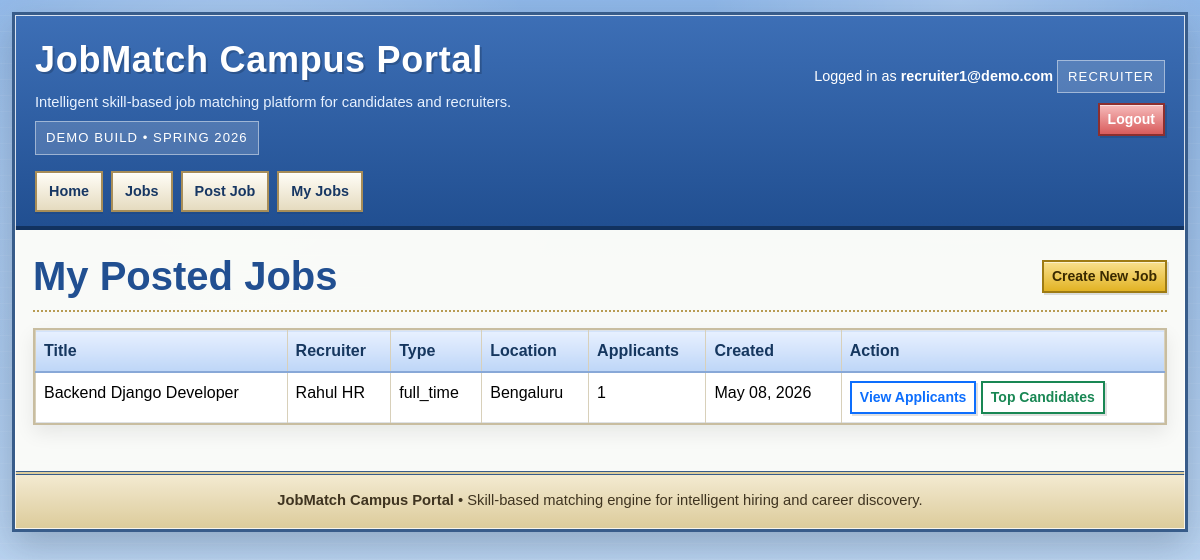
The page /jobs/my/ (signed in) on the database its author committed.
### accounts/models.py (models this page shows, shortened)
class User(AbstractBaseUser, PermissionsMixin):
    email = models.EmailField(unique=True)
    is_active = models.BooleanField(default=True)
    is_staff = models.BooleanField(default=False)
    objects = UserManager()
    USERNAME_FIELD = "email"
    REQUIRED_FIELDS = []

### jobs/models.py (models this page shows, shortened)
class Job(models.Model):
    company = models.ForeignKey(Company, on_delete=models.PROTECT)
    created_by = models.ForeignKey(RecruiterProfile, null=True, blank=True, on_delete=models.SET_NULL)
    title = models.CharField(max_length=150, null=False)
    description = models.TextField()
    job_choice = [
        ('remote','Remote'),
        ('full_time','Full Time')
    ]
    job_type = models.CharField(max_length=20, choices=job_choice, default='full_time')
    location = models.CharField(max_length=100)
    salary_min = models.PositiveIntegerField(null=True, blank=True)
    salary_max = models.PositiveIntegerField(null=True, blank=True)
    application_deadline = models.DateField(null=True, blank=True)
    is_active = models.BooleanField(default=True)
    created_at = models.DateTimeField(auto_now_add=True)
    updated_at = models.DateTimeField(auto_now=True)
    class Meta:
        ordering = ['-created_at']
        indexes = [
            models.Index(fields=['company']),
            models.Index(fields=['created_by']),
            models.Index(fields=['is_active']),
            models.Index(fields=['created_at']),
        ]

### companies/models.py (models this page shows, shortened)
class RecruiterProfile(models.Model):
    user = models.OneToOneField(User, on_delete=models.CASCADE)
    name = models.CharField(max_length=50)
    company = models.ForeignKey(Company, on_delete=models.CASCADE)
    phone = models.CharField(max_length=20, blank=True)
    is_active = models.BooleanField(default=True)
    class Meta:
        ordering = ["name"]
        indexes = [
            models.Index(fields=["user"]),
            models.Index(fields=["company"]),
        ]

### jobs/views.py (the view)
# urls.py: path("jobs/my/", views.recruiter_jobs, name="recruiter_jobs"),
@login_required
@recruiter_required
def recruiter_jobs(request):
    recruiter = request.recruiter_profile
    jobs = (
        Job.objects.filter(created_by=recruiter)
        .select_related("company")
        .order_by("-created_at")
        .annotate(applicant_count=Count("jobapplication"))
    )
    return render(request, "jobs/recruiter_jobs.html", {"jobs": jobs})

### accounts/context_processors.py (called while the page is built)
def current_user_role(request):
    role = None
    if request.user.is_authenticated:
        if RecruiterProfile.objects.filter(user=request.user).exists():
            role = "recruiter"
        elif CandidateProfile.objects.filter(user=request.user).exists():
            role = "candidate"
    return {"current_user_role": role}

### jobs/templates/jobs/recruiter_jobs.html (shortened to what this page needs)
{% extends "base.html" %}
{% block content %}
<div class="page-title d-flex justify-content-between align-items-center flex-wrap gap-2">
    <h1>My Posted Jobs</h1>
    <a href="{% url 'create_job' %}" class="btn btn-primary btn-sm">Create New Job</a>
</div>
{% if jobs %}
    <div class="panel">
        <div class="table-responsive">
        <table class="table table-bordered mb-0">
            <thead>
                <tr>
                    <th>Title</th>
                    <th>Recruiter</th>
                    <th>Type</th>
                    <th>Location</th>
                    <th>Applicants</th>
                    <th>Created</th>
                    <th>Action</th>
                </tr>
            </thead>
            <tbody>
                {% for job in jobs %}
                    <tr>
                        <td>{{ job.title }}</td>
                        <td>{{ job.created_by.name }}</td>
                        <td>{{ job.job_type }}</td>
                        <td>{{ job.location }}</td>
                        <td>{{ job.applicant_count|default:0 }}</td>
                        <td>{{ job.created_at|date:"M d, Y" }}</td>
                        <td>
                            <a href="{% url 'job_applicants' job.id %}" class="btn btn-sm btn-outline-primary">View Applicants</a>
                            <a href="{% url 'job_matches' job.id %}" class="btn btn-sm btn-outline-success">Top Candidates</a>
                        </td>
                    </tr>
                {% endfor %}
            </tbody>
        </table>
        </div>
    </div>
{% else %}
    <div class="alert alert-info">You have not posted any jobs yet.</div>
{% endif %}
{% endblock %}

### templates/base.html (shortened to what this page needs)
<!doctype html>
<html lang="en">
<head>
    <link href="https://cdn.jsdelivr.net/npm/bootstrap@5.3.3/dist/css/bootstrap.min.css" rel="stylesheet">
</head>
<body>
    <div class="site-shell">
        <header class="masthead">
            <div class="brand-row">
                <div>
                    <div class="brand-title">JobMatch Campus Portal</div>
                    <div class="brand-tagline">Intelligent skill-based job matching platform for candidates and recruiters.</div>
                    <div class="status-chip">Demo build • Spring 2026</div>
                </div>
                <div class="masthead-tools">
                    {% if user.is_authenticated %}
                        Logged in as <strong>{{ user.email }}</strong>
                        {% if current_user_role %}
                            <div class="status-chip" style="margin-top: 8px;">{{ current_user_role|upper }}</div>
                        {% endif %}
                    {% else %}
                        Guest access enabled
                    {% endif %}
                    <div class="toolbar">
                        {% if user.is_authenticated %}
                            <a href="{% url 'logout' %}" class="btn btn-danger btn-sm">Logout</a>
                        {% else %}
                            <a href="{% url 'login' %}" class="btn btn-primary btn-sm">Login</a>
                            <a href="{% url 'register' %}" class="btn btn-info btn-sm">Register</a>
                        {% endif %}
                    </div>
                </div>
            </div>
            <nav class="top-nav" aria-label="Primary">
                <a href="{% url 'home' %}">Home</a>
                <a href="{% url 'job_list' %}">Jobs</a>
                {% if user.is_authenticated %}
                    {% if current_user_role == 'candidate' %}
                        <a href="{% url 'candidate_skills' %}">My Skills</a>
                        <a href="{% url 'applied_jobs' %}">Applied Jobs</a>
                    {% elif current_user_role == 'recruiter' %}
                        <a href="{% url 'create_job' %}">Post Job</a>
                        <a href="{% url 'recruiter_jobs' %}">My Jobs</a>
                    {% endif %}
                {% else %}
                    <a href="{% url 'register_candidate' %}">Candidate Sign-up</a>
                    <a href="{% url 'register_recruiter' %}">Recruiter Sign-up</a>
                {% endif %}
            </nav>
        </header>
        <main class="content-wrap">
            {% block content %}{% endblock %}
        </main>
        <footer>
            <strong>JobMatch Campus Portal</strong> • Skill-based matching engine for intelligent hiring and career discovery.
        </footer>
    </div>
</body>
</html>

### templates/base.html (style rules this page uses)
:root { --ink: #1d2a35; --navy: #204a87; --sky: #d7e7ff; --panel: #fffdf5; --panel-edge: #c8bda0; --accent: #f4b400; --accent-2: #d94f4f; --shadow: rgba(27, 44, 61, 0.25); }
* { box-sizing: border-box; }
body { margin: 0; font-family: Verdana, Arial, Helvetica, sans-serif; color: var(--ink); background: radial-gradient(circle at 20% 20%, rgba(255,255,255,0.35), transparent 28%), radial-gradient(circle at 80% 0%, rgba(255,255,255,0.25), transparent 20%), linear-gradient(180deg, #8fb7e8 0%, #cde1f6 100%); background-attachment: fixed; line-height: 1.5; }
body::before { content: ""; position: fixed; inset: 0; pointer-events: none; background-image: linear-gradient(transparent 0 96%, rgba(255,255,255,0.18) 96% 100%); background-size: 100% 16px; opacity: 0.35; }
a { color: #214f91; }
.site-shell { width: min(1180px, calc(100% - 24px)); margin: 12px auto 28px; border: 3px solid #385c8a; background: rgba(252, 252, 248, 0.96); box-shadow: 0 14px 34px var(--shadow); position: relative; }
.site-shell::before { content: ""; position: absolute; inset: 0; pointer-events: none; border: 1px solid rgba(255,255,255,0.8); }
.masthead { padding: 18px 20px 14px; background: linear-gradient(180deg, #3d6fb6 0%, #214f91 100%); color: #fff; border-bottom: 4px solid #12325f; }
.brand-row { display: flex; justify-content: space-between; gap: 16px; align-items: center; flex-wrap: wrap; }
.brand-title { font-size: clamp(1.8rem, 3vw, 2.8rem); font-weight: 800; letter-spacing: 0.02em; text-shadow: 2px 2px 0 rgba(0,0,0,0.18); }
.brand-tagline { margin-top: 4px; font-size: 0.92rem; color: #e8f2ff; }
.status-chip { display: inline-block; padding: 6px 10px; margin-top: 8px; border: 1px solid rgba(255,255,255,0.45); background: rgba(255,255,255,0.16); font-size: 0.82rem; text-transform: uppercase; letter-spacing: 0.08em; }
.top-nav { display: flex; flex-wrap: wrap; gap: 8px; margin-top: 16px; }
.top-nav a { text-decoration: none; color: #173763; background: linear-gradient(180deg, #fffdf7, #e5dbbf); border: 2px solid #a78d58; padding: 8px 12px; font-size: 0.9rem; font-weight: 700; box-shadow: inset 0 1px 0 #fff, 0 2px 0 rgba(0,0,0,0.08); }
.masthead-tools { text-align: right; font-size: 0.9rem; }
.toolbar { display: flex; gap: 8px; justify-content: flex-end; flex-wrap: wrap; margin-top: 10px; }
.btn, .btn-primary, .btn-success, .btn-warning, .btn-danger, .btn-info, .btn-outline-secondary, .btn-outline-primary, .btn-outline-success, .btn-outline-danger { border-radius: 0 !important; border-width: 2px !important; font-weight: 700 !important; box-shadow: inset 0 1px 0 rgba(255,255,255,0.55), 2px 2px 0 rgba(0,0,0,0.12); text-transform: none; }
.btn-primary, .btn-success, .btn-warning, .btn-danger, .btn-info { color: #fff !important; }
.btn-primary { background: linear-gradient(180deg, #f9e08c, #e2b324); border-color: #9e7b13 !important; color: #3a2a00 !important; }
.btn-danger { background: linear-gradient(180deg, #f6bbbb, #d95c5c); border-color: #8c2f2f !important; }
.content-wrap { padding: 18px 18px 28px; }
.panel { background: var(--panel); border: 2px solid var(--panel-edge); box-shadow: inset 0 1px 0 #fff, 0 8px 18px rgba(0,0,0,0.08); margin-bottom: 18px; }
.card, .list-group-item, .table, .form-control, .form-select, textarea, input[type="text"], input[type="email"], input[type="password"], input[type="number"], select { border-radius: 0 !important; }
.table { background: #fffdf4; }
.table thead th { background: linear-gradient(180deg, #e7f0ff, #bed6f7); color: #16375f; border-bottom: 2px solid #88a8d7; }
.table td, .table th { border-color: #d8d0ba; }
.page-title { padding: 4px 0 10px; margin-bottom: 16px; border-bottom: 2px dotted #b89c54; }
.page-title h1, .page-title h2 { margin: 0; font-weight: 800; color: #214f91; }
footer { padding: 14px 18px 18px; border-top: 4px double #385c8a; background: linear-gradient(180deg, #f3ead1, #dccb9a); color: #3f3420; font-size: 0.92rem; text-align: center; }

### rows shown on the page
User: email "recruiter1@demo.com"
Job: title "Backend Django Developer", created_by.name "Rahul HR", job_type "full_time", location "Bengaluru", applicant_count "1", created_at "May 08, 2026"

### other values the page prints
{{ current_user_role|upper }} "RECRUITER"
